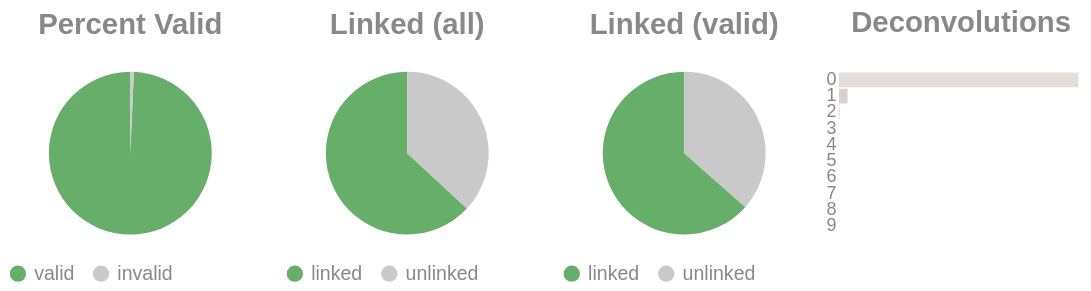

Notebook cell for this chart:
### Code cell
if SKIPLR:
    pass
else:
    clash = Counter()
    for i in valids['molecule'].to_list():
        _mol = i.split("-")
        if len(_mol) == 1:
            clash.update('0')
        else:
            clash.update(_mol[-1])

    _d = {"deconvolutions": [], 'count': []}
    for k,v in clash.items():
        _d['deconvolutions'].append(k)
        _d['count'].append(v)

    tot_valid = valids['reads'].sum()
    mask = valids['reads'] >= 2
    n_linked_reads = valids.filter(mask)['reads'].sum()
    if n_linked_reads == 0:
        print_html("No linked molecules (>=2 reads) were detected; skipping linked-only distributions.")
        SKIPLR = True
    else:
        perc_valid = round(tot_valid / n_reads, 4)
        linked_perc_abs = round(n_linked_reads / n_reads, 4)
        linked_perc = round(n_linked_reads / tot_valid, 4)

    _valid = pl.DataFrame({"valids": ['valid', 'invalid'], "count": [tot_valid, n_reads - tot_valid]})
    _linked_abs = pl.DataFrame({"linked (absolute)": ['linked', 'unlinked'], "count": [n_linked_reads, n_reads - n_linked_reads]})
    _linked_rel = pl.DataFrame({"linked (valids)": ['linked', 'unlinked'], "count": [n_linked_reads, tot_valid - n_linked_reads]})

    (
        alt.hconcat(
            piechart(_valid, goodval = 'valid', title = "Percent Valid"),
            piechart(_linked_abs, goodval = "linked", title =  "Linked (all)"),
            piechart(_linked_rel, goodval = "linked", title =  "Linked (valid)"),
            convolutionbar(pl.DataFrame(_d), title = "Deconvolutions"),
            center = True,
            bounds = 'flush'
        )
        .resolve_scale(color='independent')
        .resolve_legend('independent')
        .properties(usermeta={'embedOptions': {"actions": False}})
    ).display()

### Figure 1 — Vega-Lite specification as saved in the notebook (floating-point values rounded to 4 significant figures)
{"width": "container", "height": 400, "config": {"title": {"anchor": "start", "dy": -15, "fontSize": 18, "color": "#888888", "subtitleColor": "#888888", "subtitleFontSize": 14}, "arc": {"fill": "#0072B2"}, "axis": {"domainColor": "#888888", "domainWidth": 0.5, "gridWidth": 0.2, "grid": false, "titleFontWeight": 400, "titleFontSize": 15, "labelFontSize": 11, "labelColor": "#888888", "tickColor": "#888888", "tickWidth": 0.2, "titleColor": "#888888"}, "axisBand": {"grid": false}, "axisX": {"grid": true, "tickSize": 10, "domainCap": "round"}, "axisY": {"domain": false, "grid": true, "tickSize": 0, "domainCap": "round"}, "background": "transparent", "header": {"labelFontSize": 15, "labelColor": "#888888", "titleFontSize": 15, "titleFontWeight": 600, "titleColor": "#888888"}, "legend": {"labelFont": "sans-serif", "labelFontSize": 12, "labelColor": "#888888", "symbolSize": 100, "symbolType": "circle", "titleFontSize": 12, "titlePadding": 10, "titleColor": "#888888", "title": null}, "range": {"category": ["#E69F00", "#56B4E9", "#009E73", "#F0E442", "#0072B2", "#D55E00", "#CC79A7", "#000000"], "diverging": ["#cfe8f3", "#a2d4ec", "#73bfe2", "#46abdb", "#1696d2", "#12719e"]}, "area": {"fill": "#0072B2", "fillOpacity": 0.7, "line": true, "strokeOpacity": 0.7}, "line": {"color": "#0072B2", "stroke": "#0072B2", "strokeWidth": 2}, "trail": {"color": "#0072B2", "stroke": "#0072B2", "strokeWidth": 0, "size": 1}, "point": {"filled": true, "fillOpacity": 1.0, "size": 95}, "text": {"color": "#888888", "fontSize": 11, "align": "right", "fontWeight": 400, "size": 11}, "bar": {"fill": "#0072B2", "stroke": null}, "view": {"stroke": null, "continuousWidth": 660, "continuousHeight": 400}}, "hconcat": [{"data": {"name": "data-c24069f460ef82c24573645718e887f1"}, "mark": {"type": "arc"}, "encoding": {"color": {"field": "valids", "legend": {"orient": "bottom", "title": null}, "scale": {"domain": ["valid", "invalid"], "range": ["#68ae6b", "#C9C9C9"]}, "title": "Valids", "type": "nominal"}, "theta": {"field": "count", "type": "quantitative"}, "tooltip": [{"field": "valids", "title": "Valids", "type": "ordinal"}, {"field": "percent", "format": ".2%", "title": "Percent", "type": "quantitative"}, {"field": "count", "title": "Count", "type": "quantitative"}]}, "height": 100, "title": {"text": "Percent Valid", "align": "center", "anchor": "middle"}, "transform": [{"calculate": "datum.count / 11268112", "as": "percent"}], "width": 150}, {"data": {"name": "data-6817ac04e0dd44cdecd50d65ccd33ff0"}, "mark": {"type": "arc"}, "encoding": {"color": {"field": "linked (absolute)", "legend": {"orient": "bottom", "title": null}, "scale": {"domain": ["linked", "unlinked"], "range": ["#68ae6b", "#C9C9C9"]}, "title": "Linked (Absolute)", "type": "nominal"}, "theta": {"field": "count", "type": "quantitative"}, "tooltip": [{"field": "linked (absolute)", "title": "Linked (Absolute)", "type": "ordinal"}, {"field": "percent", "format": ".2%", "title": "Percent", "type": "quantitative"}, {"field": "count", "title": "Count", "type": "quantitative"}]}, "height": 100, "title": {"text": "Linked (all)", "align": "center", "anchor": "middle"}, "transform": [{"calculate": "datum.count / 11268112", "as": "percent"}], "width": 150}, {"data": {"name": "data-14a4ed43022fdf081b86ab619b2add3e"}, "mark": {"type": "arc"}, "encoding": {"color": {"field": "linked (valids)", "legend": {"orient": "bottom", "title": null}, "scale": {"domain": ["linked", "unlinked"], "range": ["#68ae6b", "#C9C9C9"]}, "title": "Linked (Valids)", "type": "nominal"}, "theta": {"field": "count", "type": "quantitative"}, "tooltip": [{"field": "linked (valids)", "title": "Linked (Valids)", "type": "ordinal"}, {"field": "percent", "format": ".2%", "title": "Percent", "type": "quantitative"}, {"field": "count", "title": "Count", "type": "quantitative"}]}, "height": 100, "title": {"text": "Linked (valid)", "align": "center", "anchor": "middle"}, "transform": [{"calculate": "datum.count / 11189419", "as": "percent"}], "width": 150}, {"data": {"name": "data-57d2ed41b6905083903352b7c527adba"}, "mark": {"type": "bar"}, "encoding": {"color": {"field": "deconvolutions", "legend": null, "scale": {"scheme": "lightgreyred"}, "type": "nominal"}, "tooltip": [{"field": "deconvolutions", "title": "Deconvolutions", "type": "ordinal"}, {"field": "percent", "format": ".2%", "title": "Percent", "type": "quantitative"}, {"field": "count", "title": "Count", "type": "quantitative"}], "x": {"axis": null, "field": "count", "type": "quantitative"}, "y": {"field": "deconvolutions", "sort": "ascending", "title": null, "type": "nominal"}}, "height": 100, "title": {"text": "Deconvolutions", "align": "center", "anchor": "middle"}, "transform": [{"calculate": "datum.count / 6105899", "as": "percent"}], "width": 150}], "bounds": "flush", "center": true, "resolve": {"legend": {"angle": "independent"}, "scale": {"color": "independent"}}, "usermeta": {"embedOptions": {"actions": false}}, "$schema": "https://vega.github.io/schema/vega-lite/v6.1.0.json", "datasets": {"data-c24069f460ef82c24573645718e887f1": [{"valids": "valid", "count": 11189419}, {"valids": "invalid", "count": 78693}], "data-6817ac04e0dd44cdecd50d65ccd33ff0": [{"linked (absolute)": "linked", "count": 7107911}, {"linked (absolute)": "unlinked", "count": 4160201}], "data-14a4ed43022fdf081b86ab619b2add3e": [{"linked (valids)": "linked", "count": 7107911}, {"linked (valids)": "unlinked", "count": 4081508}], "data-57d2ed41b6905083903352b7c527adba": [{"deconvolutions": "0", "count": 5879548}, {"deconvolutions": "1", "count": 211504}, {"deconvolutions": "2", "count": 13466}, {"deconvolutions": "3", "count": 1201}, {"deconvolutions": "4", "count": 136}, {"deconvolutions": "5", "count": 27}, {"deconvolutions": "6", "count": 8}, {"deconvolutions": "7", "count": 4}, {"deconvolutions": "8", "count": 3}, {"deconvolutions": "9", "count": 2}]}}
